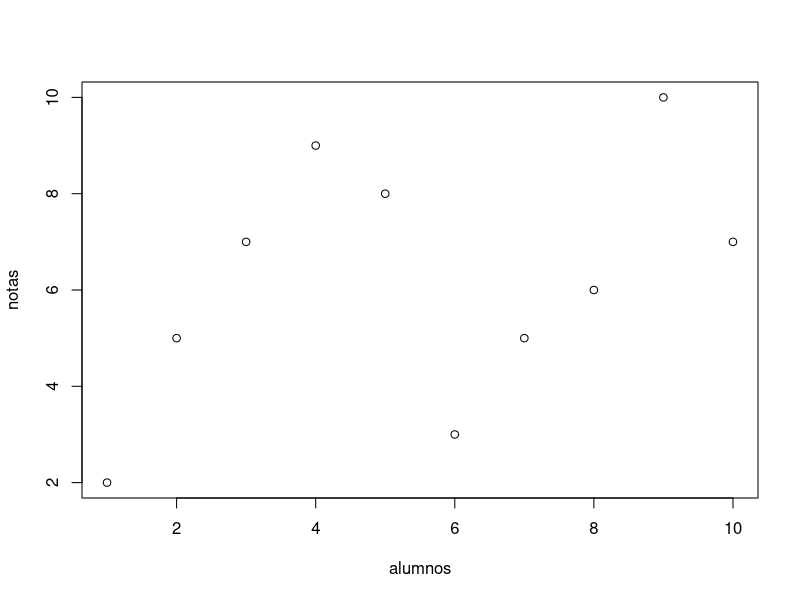
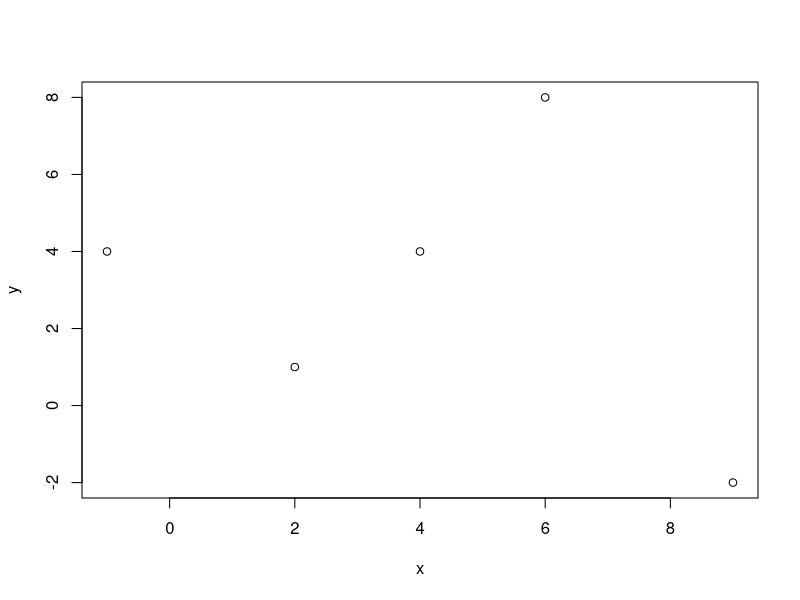
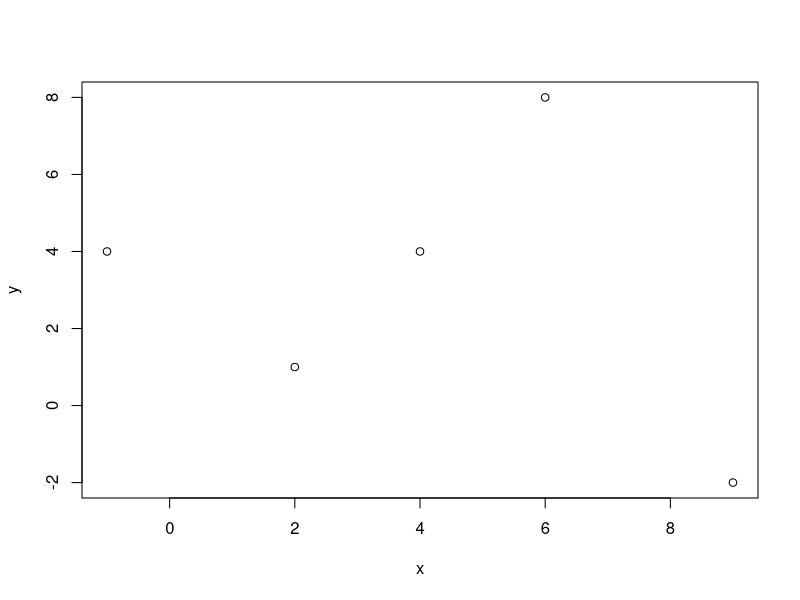
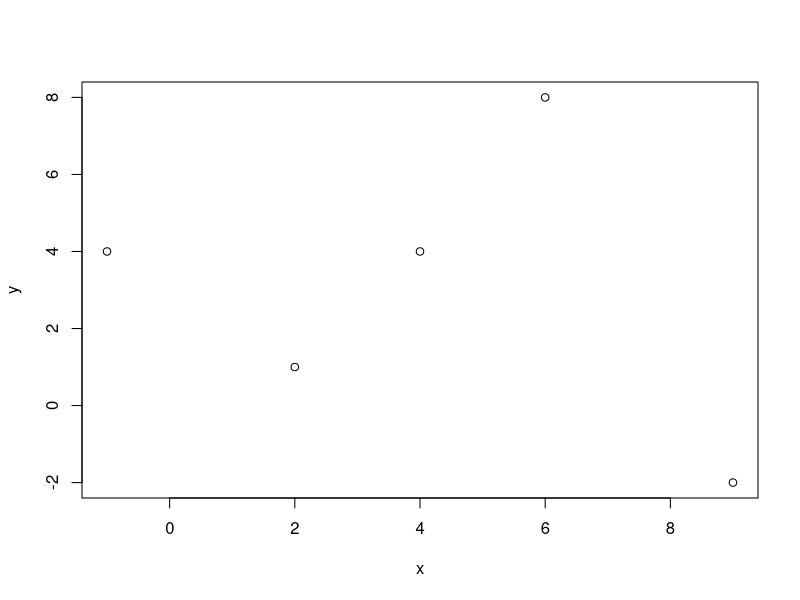
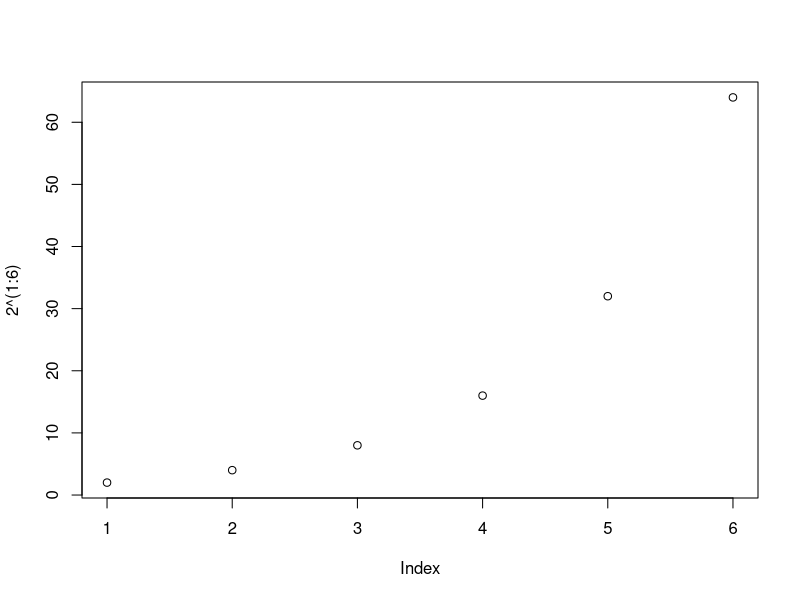
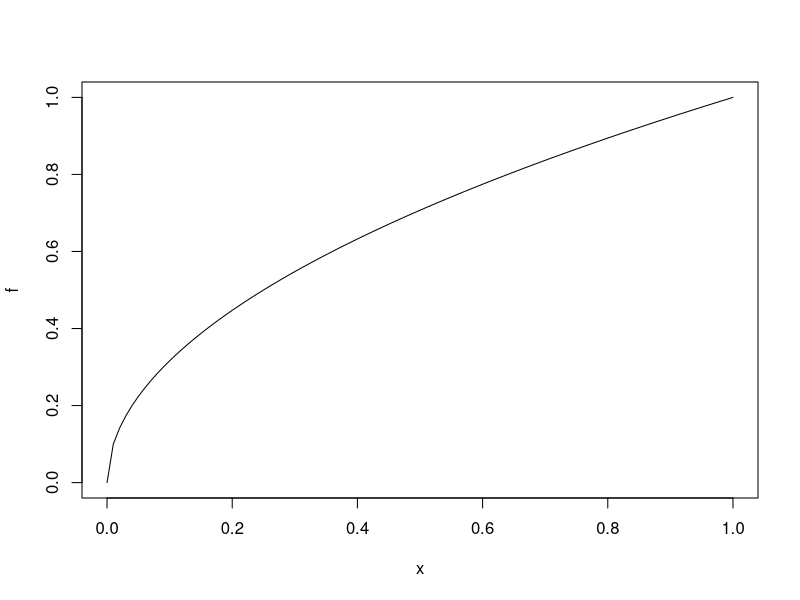
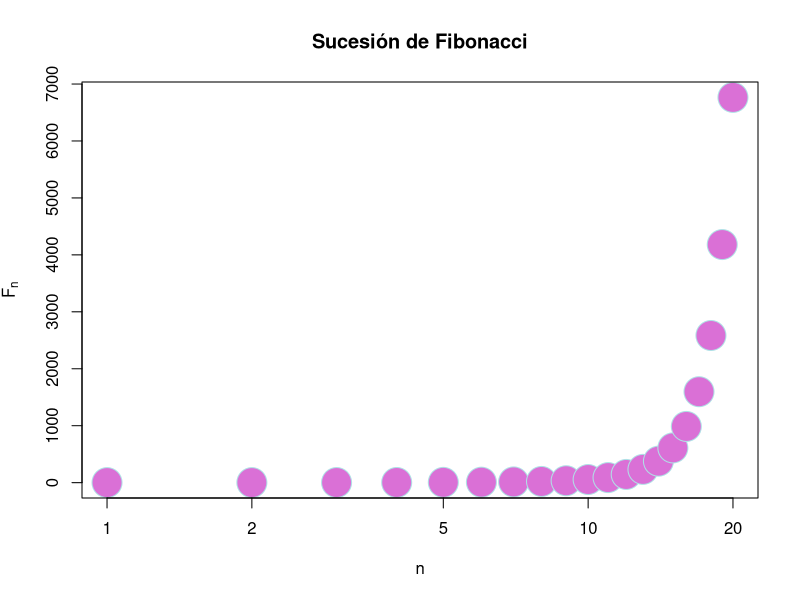
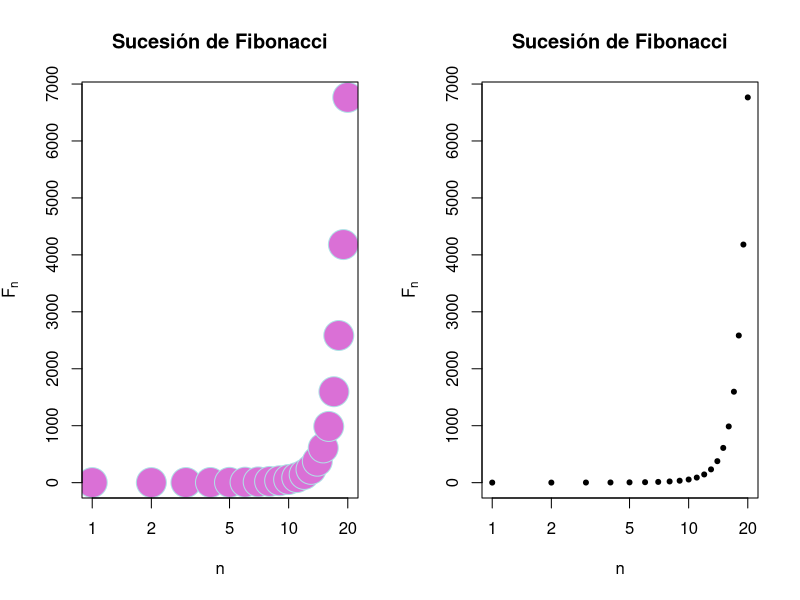

The R source for these figures, in order:
## ---- chunk 1
knitr::opts_chunk$set(echo = TRUE)
## ---- chunk 2
alumnos <- c(1:10)
notas <- c(2,5,7,9,8,3,5,6,10,7)
plot(alumnos, notas)
## ---- chunk 3
x <- c(2,6,4,9,-1)
y <- c(1,8,4,-2,4)
plot(x, y)
## ---- chunk 4

x <- c(2,6,4,9,-1)
y <- c(1,8,4,-2,4)
plot(x, y)

## ---- chunk 5

x <- c(2,6,4,9,-1)
y <- c(1,8,4,-2,4)
plot(x, y)

## ---- chunk 6
plot(2^(1:6))
## ---- chunk 7
f <- function(x){
  sqrt(x)
}
plot(f)
## ---- chunk 8
# Ejemplo de plotar la sucessión de fibonacci
n = 1:20
fib = (1/sqrt(5))*((1+sqrt(5))/2)^n - (1/sqrt(5))*((1-sqrt(5))/2)^n
fib
#Uso de etiquetas en el eje x y el eje y con una expresión matemática.
plot(fib, xlab = "n", ylab = expression(F[n]), main = "Sucesión de Fibonacci", pch = 21, cex = 4, col = "powderblue", bg = "orchid", log = "x")
## ---- chunk 9
# Ejemplo de plotar la sucessión de fibonacci
n = 1:20
fib = (1/sqrt(5))*((1+sqrt(5))/2)^n - (1/sqrt(5))*((1-sqrt(5))/2)^n
fib
#Poner dos gráficos en la misma pantalla.
par(mfrow = c(1,2))
#Uso de etiquetas en el eje x y el eje y con una expresión matemática.
plot(fib, xlab = "n", ylab = expression(F[n]), main = "Sucesión de Fibonacci", pch = 21, 
     cex = 4, col = "powderblue", bg = "orchid", log = "x")
plot(fib, xlab = "n", ylab = expression(F[n]), main = "Sucesión de Fibonacci", pch = 20,
     log = "x")
# Para resetear el gráfico para posterior uso.
par(mfrow = c(1,1))

## ---- chunk 10
par(mfrow = c(3,2))
x <- c(50:59)
y <- c(2,9,25,3,100,77,62,54,19,40)
plot(x,y, pch = 23, cex = 2, col = "blue", type = "p", 
     main = "Gráfico puntos")
plot(x,y, pch = 23, cex = 2, col = "blueviolet", type = "l", 
     main = "Gráfico líneas rectas")
plot(x,y, pch = 23, cex = 2, col = "gold", type = "b", 
     main = "Gráfico lineas rectas unen puntos")
plot(x,y, pch = 23, cex = 2, col = "deeppink", type = "o", 
     main = "Gráfico líneas rectas traspasan los puntos")
plot(x,y, pch = 23, cex = 2, col = "springgreen", type = "h", 
     main = "Gráfico de histogramas")
plot(x,y, pch = 23, cex = 2, col = "firebrick1", type = "s", 
     main = "Gráfico de histogramas de escalones")
par(mfrow = c(1,1))
## ---- chunk 11
x <- (2*(1:20))
y <- (-1)^(1:20)*5*(1:20)
plot(x,y,main="Ejemplo de gráfico",pch=8,cex=1,type="b",lty=4,lwd=4,xaxp=c(0,40,2),
     yaxp=c(-100,100,8))
## ---- chunk 12
plot(n, fib, pch=21, col="red", bg="yellow", cex=1.2, type="o", lty="dashed",
     lwd=2, xlim=c(1,10), ylim = c(1,100),
     xaxp=c(1,10,3),yaxp=c(0,100,10), main = "Fibonacci")
## ---- chunk 13
x <- (2*(1:20))
y <- (-1)^(1:20)*5*(1:20)
plot(x,y,main="Ejemplo de gráfico",pch=8,cex=1,type="b",lty=4,lwd=4,xaxp=c(0,40,2),
     yaxp=c(-100,100,8))
# Agregando un punto rojo en la coordenada x=20 e y=0
points(20, 0, col="red", cex=4, pch=16)
# Agregando una recta horizontal en x=0.
abline(h=0, lty=2, col="dodgerblue")
## ---- chunk 14
f <- function(x){
  x^2-2*x + sqrt(abs(x))
}

plot(f, xlim = c(-3,3))
points(0,0, pch = 19)
points(-3:3, (-3:3)^2, col = "blue")
abline(2,3, lty = "dashed", col = "red")
abline(v = 2, lty = "dotted", col = "green")
abline(h = 5, lty = "dotdash", col = "gray")
## ---- chunk 15
f <- function(x){
  x^2
}

plot(f, xlim = c(-3,3), col = "red", lwd = 2, ylab = expression(y^2), xlab = "x")
abline(h = 0:9, v = -3:3, lty = "dotted", col = "grey")
## ---- chunk 16
plot(tan, xlim = c(-pi,pi), ylim = c(-5,5))
abline(v = c(-pi/2, pi/2), col = "red")
## ---- chunk 17
plot(0,0)
text(0,0, labels = "debajo", pos = 1)
text(0,0, labels = "izquierda", pos = 2)
text(0,0, labels = "arriba", pos = 3)
text(0,0, labels = "derecha", pos = 4)
points(0,1)
text(0,1, labels = "centro")
## ---- chunk 18
alumnos <- c(1:10)
notas <- c(2,5,7,9,8,3,5,6,10,7)
plot(alumnos, notas, main = "Gráfico con texto")
text(alumnos, notas, labels = c("S","A","N","E","N","S","A","A","E","N"),
     pos = c(rep(3, times = 8),1,3))
## ---- chunk 19
#crear una función, ese caso una parábola
f <- function(x){
  x^2
}
#Plotar la función dentro de un límite de -3 a 3.
plot(f, xlim = c(-3, 3), ylim = c(-10,10))
#Muestrar los puntos donde unirá las rectas
points(-3:3, f(-3:3), pch = 19)
#Plotar las rectas en los puntos creados.
lines(-3:3,f(-3:3),lwd = 2, lty = "dotted", col = "red")

#Añadir una curva
curve(x^3, lty = "dashed", col = "blue", add = TRUE)
curve(x^4, lty = "dashed", col = "green", add = TRUE)
## ---- chunk 20
x = c(5*(1:20))
plot(x, c(exp(-x)+(-1)^x*x/2*sin(x)^2))
lines(c(20,10,40,80,60,60,20),c(20,0,-20,-20,40,0,20), lwd = 2, col = "darkslategray1")
curve(20*sin(x), add = TRUE, col = "green")
## ---- chunk 21
#crear una función, ese caso una parábola
f <- function(x){
  x^2
}
#Plotar la función dentro de un límite de -3 a 3.
plot(f, xlim = c(-3, 3), ylim = c(-10,10))
#Muestrar los puntos donde unirá las rectas
points(-3:3, f(-3:3), pch = 19)
#Plotar las rectas en los puntos creados.
lines(-3:3,f(-3:3),lwd = 2, lty = "dotted", col = "red")

#Añadir una curva
curve(x^3, lty = "dashed", col = "blue", add = TRUE)
curve(x^4, lty = "dashed", col = "green", add = TRUE)
## ---- chunk 22
x <- seq(0, 2*pi, 0.1)
plot(x, sin(x), type = "l", col = "blue", lwd = 3, xlab = "", ylab = "")
lines(x, cos(x), col = "green", lwd = 3)
lines(x, tan(x), col = "purple", lwd = 3)
legend("bottomleft", col = c("blue", "green", "purple"), 
       legend = c("Seno", "Coseno", "Tangente"), lwd = 3, bty = "l")
## ---- chunk 23
#crear una función, ese caso una parábola
f <- function(x){
  x^2
}
#Plotar la función dentro de un límite de -3 a 3.
plot(f, xlim = c(-3, 3), ylim = c(-10,10))
#Muestrar los puntos donde unirá las rectas
points(-3:3, f(-3:3), pch = 19)
#Plotar las rectas en los puntos creados.
lines(-3:3,f(-3:3),lwd = 2, lty = "dotted", col = "red")

#Añadir una curva
curve(x^3, lty = "dashed", col = "blue", add = TRUE)
curve(x^4, lty = "dashed", col = "green", add = TRUE)

#añadiendo la leyenda
legend(
  "bottomright", 
  legend = c(expression(x^2), expression(x^3), expression(x^4)), 
  lwd = 2, 
  col = c("red", "blue", "green"), 
  lty = c("dotted", "dashed", "dashed")
)
